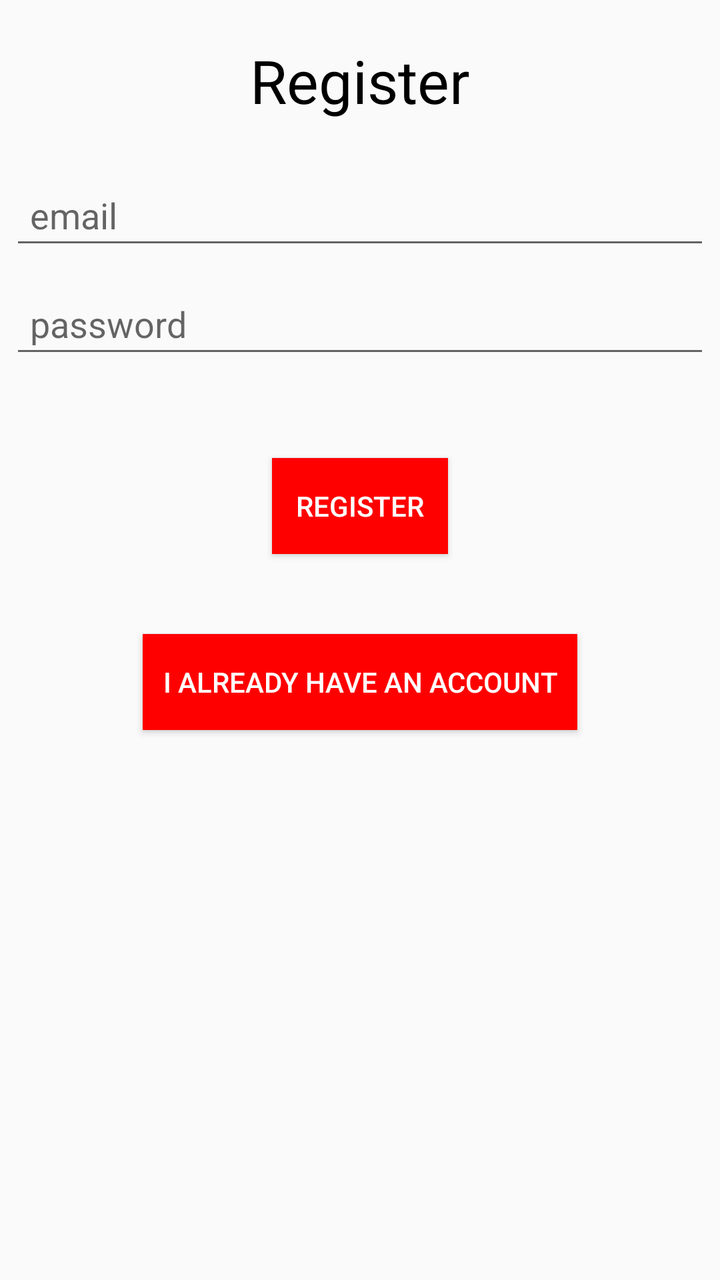
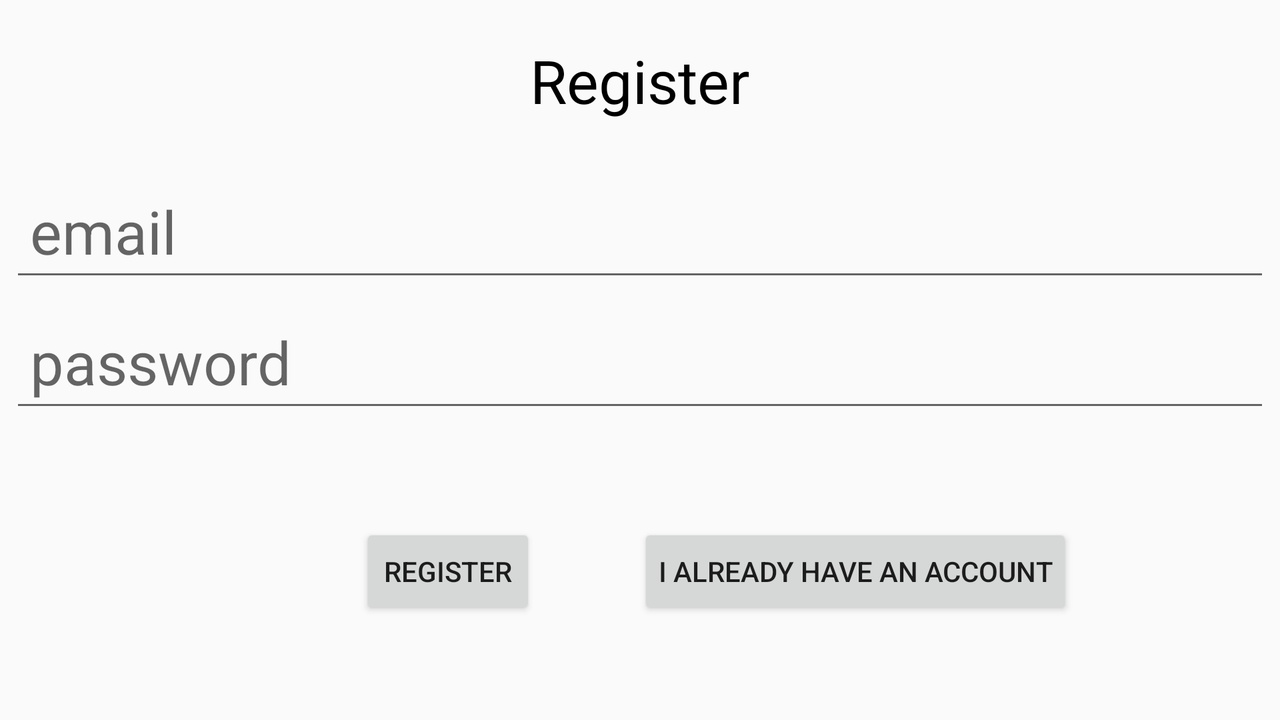

An Android layout and its configuration variant, each rendered on a device that would load it. The default file and the variant file are quoted in full after the pictures.
<!-- AndroidManifest.xml: application theme AppTheme -->
<!-- res/layout/activity_main.xml -->
<?xml version="1.0" encoding="utf-8"?>
<LinearLayout xmlns:android="http://schemas.android.com/apk/res/android"
    xmlns:app="http://schemas.android.com/apk/res-auto"
    xmlns:tools="http://schemas.android.com/tools"
    android:orientation="vertical"
    android:layout_width="match_parent"
    android:layout_height="match_parent"
    tools:context="com.example.dietervanonckelenmobile.MainActivity">
    <TextView
        android:layout_width="wrap_content"
        android:layout_height="wrap_content"
        android:layout_gravity="center"
        android:padding="20dp"
        android:textSize="30sp"
        android:text="Register"
        android:textColor="#000"/>
    <EditText
        android:padding="10dp"
        android:layout_margin="5dp"
        android:layout_width="match_parent"
        android:layout_height="wrap_content"
        android:hint="email"
        android:id="@+id/signup_email_input"
        android:inputType="textEmailAddress"/>
    <EditText
        android:padding="10dp"
        android:layout_margin="5dp"
        android:layout_width="match_parent"
        android:layout_height="wrap_content"
        android:hint="password"
        android:id="@+id/signup_password_input"
        android:inputType="textPassword"/>
    <Button
        android:id="@+id/button_register"
        android:layout_width="wrap_content"
        android:layout_height="wrap_content"
        android:text="Register"
        android:background="#ff0000"
        android:textColor="#fff"
        android:layout_gravity="center"
        android:layout_marginTop="40dp"/>
    <Button
        android:id="@+id/button_login"
        android:layout_width="wrap_content"
        android:layout_height="wrap_content"
        android:text="I already have an account"
        android:background="#ff0000"
        android:textColor="#fff"
        android:layout_gravity="center"
        android:paddingLeft="10dp"
        android:paddingRight="10dp"
        android:layout_marginTop="40dp"/>
</LinearLayout>
<!-- resources referenced by this layout -->
<resources>
  <style name="AppTheme" parent="Theme.AppCompat.Light.DarkActionBar">
          
          <item name="colorPrimary">@color/colorPrimary</item>
          <item name="colorPrimaryDark">@color/colorPrimaryDark</item>
          <item name="colorAccent">@color/colorAccent</item>
      </style>
  <color name="colorPrimary">#ff0000</color>
  <color name="colorPrimaryDark">#0097a7</color>
  <color name="colorAccent">#ff0000</color>
</resources>
<!-- res/layout-land/activity_main.xml (the author's variant of the layout above) -->
<!-- drawn on the phone turned sideways -->
<?xml version="1.0" encoding="utf-8"?>
<androidx.constraintlayout.widget.ConstraintLayout xmlns:android="http://schemas.android.com/apk/res/android"
    xmlns:app="http://schemas.android.com/apk/res-auto"
    xmlns:tools="http://schemas.android.com/tools"
    android:layout_width="match_parent"
    android:layout_height="match_parent"
    android:orientation="vertical"
    tools:context="com.example.dietervanonckelenmobile.MainActivity">

    <TextView
        android:id="@+id/textView"
        android:layout_width="wrap_content"
        android:layout_height="wrap_content"
        android:layout_gravity="center"
        android:padding="20dp"
        android:text="Register"
        android:textColor="#000"
        android:textSize="30sp"
        app:layout_constraintEnd_toEndOf="parent"
        app:layout_constraintStart_toStartOf="parent"
        app:layout_constraintTop_toTopOf="parent" />

    <EditText
        android:id="@+id/signup_email_input"
        android:layout_width="match_parent"
        android:layout_height="wrap_content"
        android:layout_margin="5dp"
        android:hint="email"
        android:inputType="textEmailAddress"
        android:padding="10dp"
        android:textSize="30sp"
        app:layout_constraintEnd_toEndOf="parent"
        app:layout_constraintStart_toStartOf="parent"
        app:layout_constraintTop_toBottomOf="@+id/textView" />

    <EditText
        android:id="@+id/signup_password_input"
        android:layout_width="match_parent"
        android:layout_height="wrap_content"
        android:layout_margin="5dp"
        android:hint="password"
        android:inputType="textPassword"
        android:padding="10dp"
        android:textSize="30sp"
        app:layout_constraintEnd_toEndOf="parent"
        app:layout_constraintStart_toStartOf="parent"
        app:layout_constraintTop_toBottomOf="@+id/signup_email_input" />

    <Button
        android:id="@+id/button_register"
        android:layout_width="wrap_content"
        android:layout_height="wrap_content"
        android:layout_gravity="center"
        android:layout_marginStart="180dp"
        android:layout_marginLeft="180dp"
        android:text="Register"
        app:layout_constraintBottom_toBottomOf="parent"
        app:layout_constraintStart_toStartOf="parent"
        app:layout_constraintTop_toBottomOf="@+id/signup_password_input" />

    <Button
        android:id="@+id/button_login"
        android:layout_width="wrap_content"
        android:layout_height="wrap_content"
        android:layout_gravity="center"
        android:layout_marginStart="10dp"
        android:layout_marginLeft="10dp"
        android:paddingLeft="10dp"
        android:paddingRight="10dp"
        android:text="I already have an account"
        app:layout_constraintBottom_toBottomOf="parent"
        app:layout_constraintEnd_toEndOf="parent"
        app:layout_constraintHorizontal_bias="0.284"
        app:layout_constraintStart_toEndOf="@+id/button_register"
        app:layout_constraintTop_toBottomOf="@+id/signup_password_input" />
</androidx.constraintlayout.widget.ConstraintLayout>
